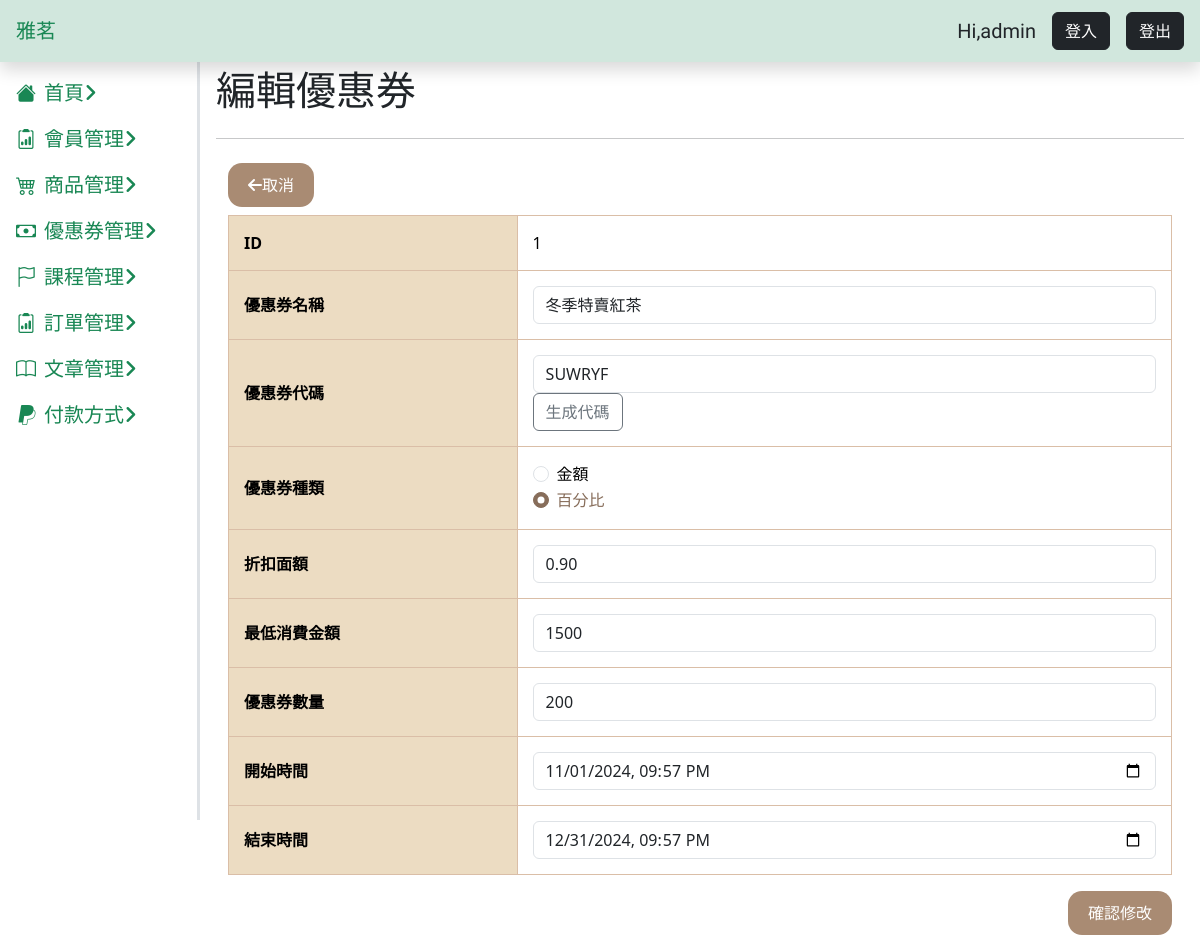
The app's page /cupon/coupon-edit.php, older data.
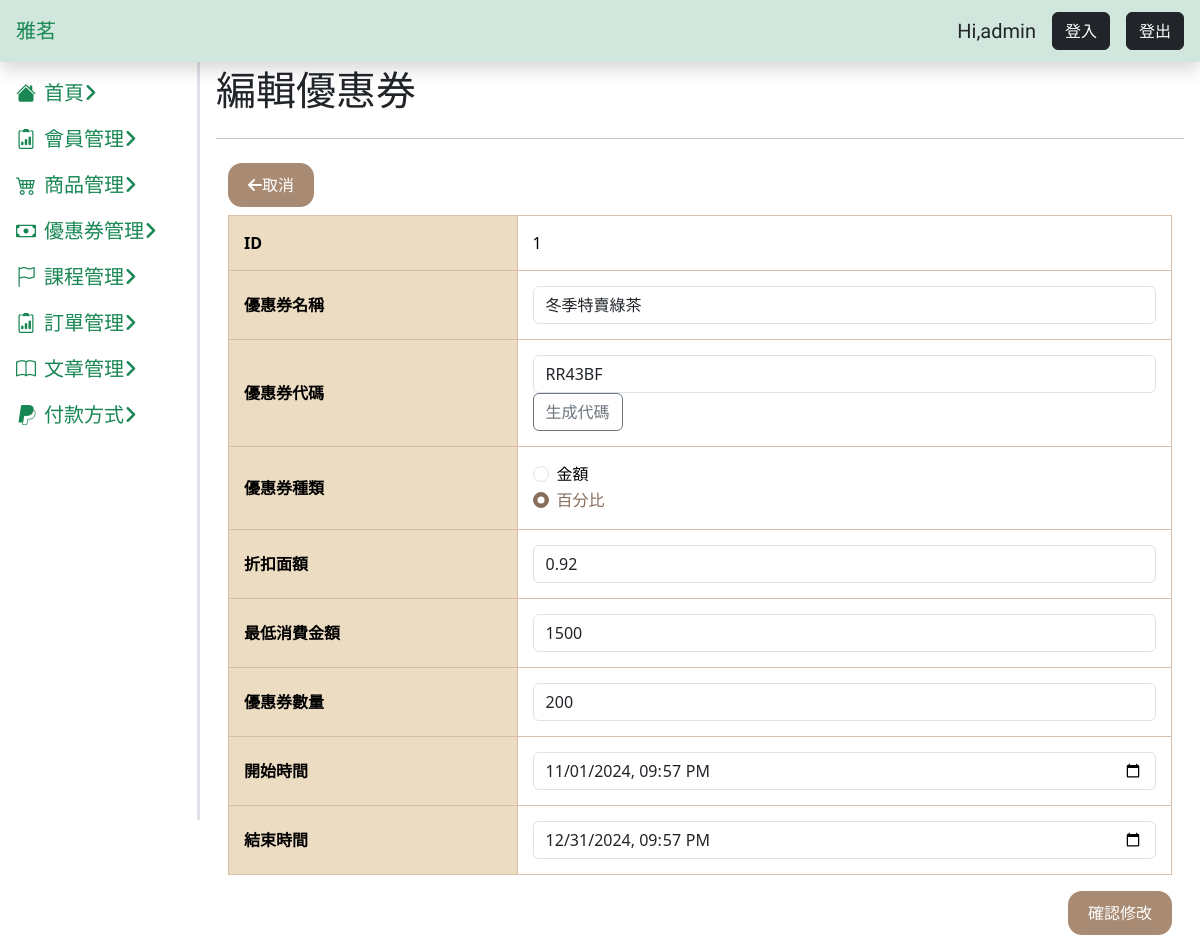
The same page, newer data.
### tables this page shows
CREATE TABLE `coupons` (
  `id` int(3) UNSIGNED NOT NULL,
  `name` varchar(50) NOT NULL,
  `code` varchar(20) NOT NULL,
  `category` varchar(10) NOT NULL,
  `discount` decimal(10,2) NOT NULL,
  `min_spend_amount` decimal(20,0) DEFAULT NULL,
  `stock` int(3) NOT NULL,
  `status` varchar(5) NOT NULL,
  `start_time` datetime NOT NULL,
  `end_time` datetime NOT NULL,
  `valid` tinyint(1) DEFAULT 1
);

### cupon/coupon-edit.php (the view, shortened to what the changed rows need)
<?php
if (!isset($_GET["id"])) {
    $id = 1;
} else {
    $id = $_GET["id"];
}
require_once("../db_connect.php");
$sql = "SELECT * FROM coupons WHERE id=$id ";
$result = $conn->query($sql);
$row = $result->fetch_assoc();
if ($result->num_rows > 0) {
    $couponExit = true;
} else {
    $couponExit = false;
}
?>
<!doctype html>
<html lang="en">
<head>
    <?php include("../css.php") ?>
</head>
<body>
    <main class="main-content p-3">
        <div class="d-flex justify-content-between">
            <h1>編輯優惠券</h1>
        </div>
        <div class="container">
            <div class="row justify-content-center ">
                <div class="col-lg-12">
                    <?php if ($couponExit) : ?>
                        <form action="doUpdateCoupon.php" method="post">
                            <table class="table table-bordered table-coupon align-middle">
                                <tr>
                                    <th>ID</th>
                                    <td><?= $row["id"] ?></td>
                                </tr>
                                <tr>
                                    <th>優惠券名稱</th>
                                    <td>
                                        <input type="text" class="form-control" name="name" value="<?= $row["name"] ?>" required>
                                    </td>
                                </tr>
                                <tr>
                                    <th>優惠券代碼</th>
                                    <td>
                                        <input type="text" class="form-control" name="code" id="coupon-code" value="<?= $row["code"] ?>" required>
                                        <button type="button" class="btn btn-outline-secondary" onclick="fillRandomCode()">生成代碼</button>
                                    </td>
                                </tr>
                                <tr>
                                    <th>優惠券種類</th>
                                    <td>
                                        <div class="form-check">
                                            <input class="form-check-input" type="radio" name="category" id="amount" value="金額" <?php if ($row["category"] == "金額") : ?>checked<?php endif ?> required>
                                            <label class="form-check-label" for="amount">
                                                金額
                                            </label>
                                        </div>
                                        <div class="form-check">
                                            <input class="form-check-input" type="radio" name="category" id="percent" value="百分比" <?php if ($row["category"] == "百分比") : ?>checked<?php endif ?> required>
                                            <label class="form-check-label" for="percent">
                                                百分比
                                            </label>
                                        </div>
                                    </td>
                                </tr>
                                <tr>
                                    <th>折扣面額</th>
                                    <td>
                                        <input type="text" class="form-control" name="discount" value="<?= $row["discount"] ?>" required>
                                    </td>
                                </tr>
                                <tr>
                                    <th>最低消費金額</th>
                                    <td>
                                        <input type="text" class="form-control" name="min_spend_amount" value="<?= $row["min_spend_amount"] ?>" required>
                                    </td>
                                </tr>
                                <tr>
                                    <th>優惠券數量</th>
                                    <td>
                                        <input type="text" class="form-control" name="stock" value="<?= $row["stock"] ?>" required>
                                    </td>
                                </tr>
                                <tr>
                                    <th>開始時間</th>
                                    <td>
                                        <input type="datetime-local" class="form-control" name="start_time" id="start_time" value="<?= $row["start_time"] ?>" required>
                                    </td>
                                </tr>
                                <tr>
                                    <th>結束時間</th>
                                    <td>
                                        <input type="datetime-local" class="form-control" name="end_time" id="end_time" value="<?= $row["end_time"] ?>" required>
                                    </td>
                                </tr>
                            </table>
                            <div class="d-flex justify-content-end gap-2">
                                <button class="btn btn-custom" type="submit">確認修改</button>
                            </div>
                        </form>
                    <?php else : ?>
                        <h1>優惠券不存在</h1>
                    <?php endif; ?>
                </div>
            </div>
        </div>
    </main>
</body>
</html>

Row changes from the older to the newer data that the page shows:
changed coupons "☐ 金額": name "冬季特賣紅茶" → "冬季特賣綠茶"; code "SUWRYF" → "RR43BF"; discount "0.90" → "0.92"
